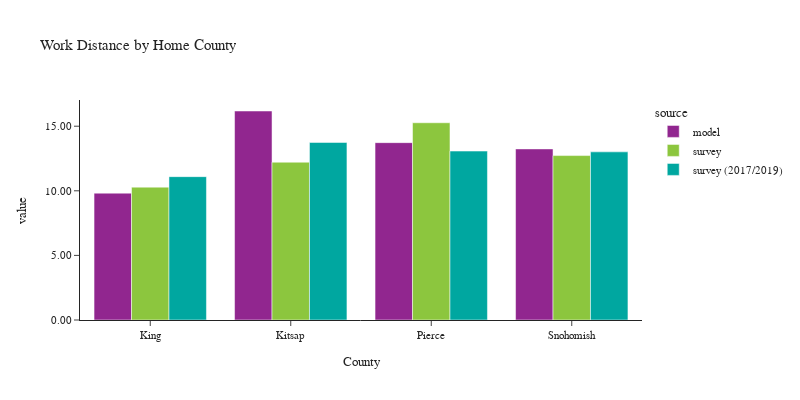

The notebook cell this image was saved under:
### Code cell
plot_work_location(df_workers, 'CountyName_home', 'Home County', 'County')

### Figure 1 — Plotly figure (JSON) as saved in the notebook; plotly's stock layout.template omitted (floating-point values rounded to 4 significant figures)
{"data": [{"alignmentgroup": "True", "customdata": [[1255284], [119369], [406505], [428564]], "hovertemplate": "source=model<br>CountyName_home=%{x}<br>value=%{y}<br>sample count=%{customdata[0]}<extra></extra>", "legendgroup": "model", "marker": {"color": "#91268F", "pattern": {"shape": ""}}, "name": "model", "offsetgroup": "model", "orientation": "v", "showlegend": true, "textposition": "auto", "x": ["King", "Kitsap", "Pierce", "Snohomish"], "xaxis": "x", "y": [9.819, 16.18, 13.73, 13.24], "yaxis": "y", "type": "bar"}, {"alignmentgroup": "True", "customdata": [[1996], [132], [260], [304]], "hovertemplate": "source=survey<br>CountyName_home=%{x}<br>value=%{y}<br>sample count=%{customdata[0]}<extra></extra>", "legendgroup": "survey", "marker": {"color": "#8CC63E", "pattern": {"shape": ""}}, "name": "survey", "offsetgroup": "survey", "orientation": "v", "showlegend": true, "textposition": "auto", "x": ["King", "Kitsap", "Pierce", "Snohomish"], "xaxis": "x", "y": [10.28, 12.21, 15.27, 12.73], "yaxis": "y", "type": "bar"}, {"alignmentgroup": "True", "customdata": [[4683], [139], [407], [366]], "hovertemplate": "source=survey (2017/2019)<br>CountyName_home=%{x}<br>value=%{y}<br>sample count=%{customdata[0]}<extra></extra>", "legendgroup": "survey (2017/2019)", "marker": {"color": "#00A7A0", "pattern": {"shape": ""}}, "name": "survey (2017/2019)", "offsetgroup": "survey (2017/2019)", "orientation": "v", "showlegend": true, "textposition": "auto", "x": ["King", "Kitsap", "Pierce", "Snohomish"], "xaxis": "x", "y": [11.1, 13.74, 13.08, 13.01], "yaxis": "y", "type": "bar"}], "layout": {"xaxis": {"anchor": "y", "domain": [0.0, 1.0], "title": {"text": "County"}}, "yaxis": {"anchor": "x", "domain": [0.0, 1.0], "title": {"text": "value"}, "tickformat": ".2f"}, "legend": {"title": {"text": "source"}, "tracegroupgap": 0}, "title": {"text": "Work Distance by Home County"}, "barmode": "group", "font": {"size": 11}, "height": 400, "width": 800}}
